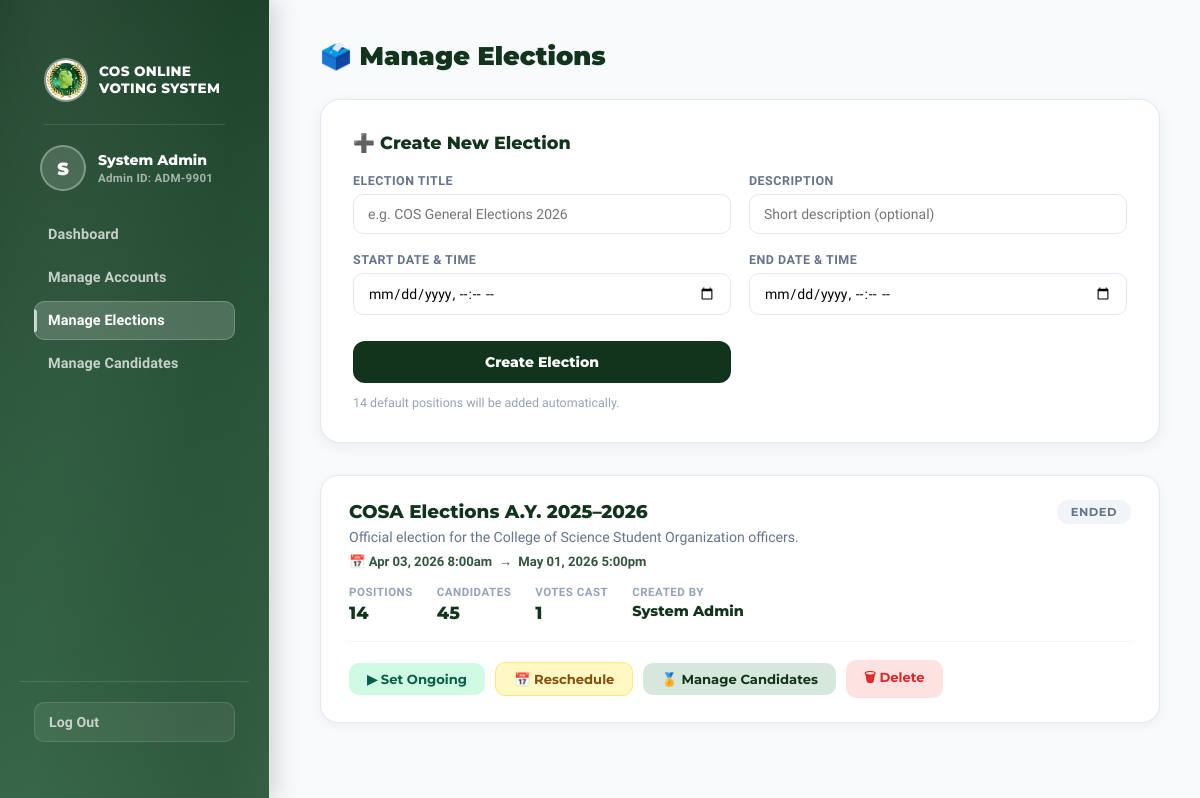
Screenshot of /admin/elections.php (signed in) with the database file from the repository.
### tables this page shows
CREATE TABLE `elections` (
  `id` int(11) NOT NULL,
  `title` varchar(200) NOT NULL,
  `description` text DEFAULT NULL,
  `start_date` datetime NOT NULL,
  `end_date` datetime NOT NULL,
  `status` enum('upcoming','ongoing','ended') NOT NULL DEFAULT 'upcoming',
  `created_by` int(11) DEFAULT NULL,
  `created_at` datetime NOT NULL DEFAULT current_timestamp()
);

CREATE TABLE `users` (
  `id` int(11) NOT NULL,
  `student_id` varchar(20) NOT NULL,
  `first_name` varchar(80) NOT NULL,
  `last_name` varchar(80) NOT NULL,
  `middle_initial` varchar(5) DEFAULT '',
  `email` varchar(120) NOT NULL,
  `password_hash` varchar(255) NOT NULL,
  `course` varchar(80) NOT NULL,
  `year_level` varchar(20) NOT NULL DEFAULT '1st Year',
  `birthday` date DEFAULT NULL,
  `section` varchar(10) DEFAULT '',
  `profile_pic` varchar(255) DEFAULT '',
  `role` enum('student','admin') NOT NULL DEFAULT 'student',
  `verified_by` int(11) DEFAULT NULL,
  `has_voted` tinyint(1) NOT NULL DEFAULT 0,
  `created_at` datetime NOT NULL DEFAULT current_timestamp(),
  `updated_at` datetime NOT NULL DEFAULT current_timestamp() ON UPDATE current_timestamp()
);

### includes/auth.php (called while the page is built, shortened)
<?php
function currentUser(): array {
    return [
        'id'         => $_SESSION['user_id']   ?? null,
        'name'       => $_SESSION['full_name'] ?? 'Guest',
        'first_name' => $_SESSION['first_name'] ?? 'Guest',
        'student_id' => $_SESSION['student_id'] ?? '',
        'role'       => $_SESSION['role']       ?? 'guest',
        'status'     => $_SESSION['status']     ?? '',
        'has_voted'  => $_SESSION['has_voted']  ?? 0,
    ];
}

### admin/elections.php (the view, shortened to what this page needs)
<?php
require_once __DIR__ . '/../includes/auth.php';
$db = getDB();
$db->exec("UPDATE elections SET status='ongoing' WHERE start_date <= NOW() AND end_date >= NOW() AND status='upcoming'");
$db->exec("UPDATE elections SET status='ended'   WHERE end_date   <  NOW() AND status='ongoing'");
$elections = $db->query(
    "SELECT e.*, u.first_name, u.last_name,
            (SELECT COUNT(*) FROM positions p WHERE p.election_id=e.id) AS pos_count,
            (SELECT COUNT(*) FROM candidates c WHERE c.election_id=e.id) AS cand_count,
            (SELECT COUNT(DISTINCT voter_id) FROM votes v WHERE v.election_id=e.id) AS vote_count
     FROM elections e
     LEFT JOIN users u ON u.id = e.created_by
     ORDER BY e.created_at DESC"
)->fetchAll();
$sidebarActive = 'elections';
?>
<!DOCTYPE html>
<html lang="en">
<head>
    <link rel="stylesheet" href="/assets/css/shared.css">
</head>
<body>
<div class="page-wrap">
    <?php require_once __DIR__ . '/../includes/admin_sidebar.php'; ?>
    <main class="main">
        <div class="page-header">
            <h2>🗳️ Manage Elections</h2>
        </div>
        <div class="create-card">
            <h3>➕ Create New Election</h3>
            <form method="POST" action="/admin/elections.php">
                <div class="form-grid">
                    <div class="form-group">
                        <label class="form-label">Election Title</label>
                        <input class="form-input" type="text" name="title" placeholder="e.g. COS General Elections 2026" required>
                    </div>
                    <div class="form-group">
                        <label class="form-label">Description</label>
                        <input class="form-input" type="text" name="description" placeholder="Short description (optional)">
                    </div>
                    <div class="form-group">
                        <label class="form-label">Start Date &amp; Time</label>
                        <input class="form-input" type="datetime-local" name="start_date" required>
                    </div>
                    <div class="form-group">
                        <label class="form-label">End Date &amp; Time</label>
                        <input class="form-input" type="datetime-local" name="end_date" required>
                    </div>
                    <div class="form-group">
                        <button type="submit" class="btn-create">Create Election</button>
                        <span style="font-size:0.78rem;color:#94a3b8;margin-top:6px">14 default positions will be added automatically.</span>
                    </div>
                </div>
            </form>
        </div>
        <?php if (empty($elections)): ?>
        <div class="empty-state">
            <div class="icon">📭</div>
            <p>No elections yet. Create one above to get started.</p>
        </div>
        <?php else: ?>
        <div class="elections-list">
        <?php foreach ($elections as $e): ?>
            <div class="election-card">
                <div class="election-top">
                    <div>
                        <div class="election-title"><?= htmlspecialchars($e['title']) ?></div>
                        <?php if ($e['description']): ?>
                            <div class="election-desc"><?= htmlspecialchars($e['description']) ?></div>
                        <?php endif; ?>
                        <div class="election-dates">
                            📅 <?= date('M d, Y g:ia', strtotime($e['start_date'])) ?>
                            &nbsp;→&nbsp;
                            <?= date('M d, Y g:ia', strtotime($e['end_date'])) ?>
                        </div>
                    </div>
                    <span class="pill pill-<?= $e['status'] ?>"><?= ucfirst($e['status']) ?></span>
                </div>
                <div class="election-meta">
                    <div class="meta-item">
                        <span class="meta-label">Positions</span>
                        <span class="meta-value"><?= $e['pos_count'] ?></span>
                    </div>
                    <div class="meta-item">
                        <span class="meta-label">Candidates</span>
                        <span class="meta-value"><?= $e['cand_count'] ?></span>
                    </div>
                    <div class="meta-item">
                        <span class="meta-label">Votes Cast</span>
                        <span class="meta-value"><?= $e['vote_count'] ?></span>
                    </div>
                    <div class="meta-item">
                        <span class="meta-label">Created By</span>
                        <span class="meta-value" style="font-size:0.9rem"><?= htmlspecialchars($e['first_name'] . ' ' . $e['last_name']) ?></span>
                    </div>
                </div>
                <div class="election-actions">
                    <form method="POST" style="display:contents">
                        <?php if ($e['status'] !== 'ongoing'): ?>
                            <button type="submit" name="status" value="ongoing" class="act-btn btn-ongoing">▶ Set Ongoing</button>
                        <?php endif; ?>
                    </form>
                    <button type="button" class="act-btn btn-reschedule"
                            onclick="toggleReschedule(<?= $e['id'] ?>)">
                        📅 Reschedule
                    </button>
                    <a href="/admin/candidates.php?election_id=<?= $e['id'] ?>" class="act-btn" style="background:#d5e8db;color:#12341d;text-decoration:none;padding:8px 18px;">🏅 Manage Candidates</a>
                    <form method="POST" style="display:inline" onsubmit="return confirm('Delete this election and ALL its data? This cannot be undone.')">
                        <button type="submit" class="act-btn btn-delete">🗑 Delete</button>
                    </form>
                </div>
            </div>
        <?php endforeach; ?>
        </div>
        <?php endif; ?>
    </main>
</div>
</body>
</html>

### includes/admin_sidebar.php (shortened to what this page needs)
<?php
require_once __DIR__ . '/../includes/auth.php';
$currentUser = currentUser();
?>
<aside class="sidebar">
    <a href="/admin/dashboard.php" class="sidebar-brand">
        <div class="sidebar-brand-icon">
            <img src="/assets/img/icons/logo.png"
                 alt="COS Logo"
                 onerror="this.parentElement.innerHTML='🗳️'">
        </div>
        <span class="sidebar-brand-text">COS Online<br>Voting System</span>
    </a>
    <div class="sidebar-divider"></div>
    <div class="sidebar-profile">
        <div class="sidebar-avatar">
            <?php
            $initials = strtoupper(mb_substr($currentUser['first_name'] ?? 'A', 0, 1));
            $photo    = $currentUser['profile_pic'] ?? null;
            if ($photo):
            ?>
                <img src="/<?= htmlspecialchars(ltrim($photo, '/')) ?>" alt="">
            <?php else: ?>
                <?= htmlspecialchars($initials) ?>
            <?php endif; ?>
        </div>
        <div>
            <div class="sidebar-user-name"><?= htmlspecialchars($currentUser['last_name'] ?? 'System Admin') ?></div>
            <div class="sidebar-user-role">Admin ID: <?= htmlspecialchars($currentUser['student_id'] ?? 'ADM-0000') ?></div>
        </div>
    </div>
    <nav class="sidebar-nav">
        <a href="/admin/dashboard.php"
           class="<?= ($sidebarActive ?? '') === 'dashboard' ? 'active' : '' ?>">
            Dashboard
        </a>
        <a href="/admin/accounts.php"
           class="<?= ($sidebarActive ?? '') === 'accounts' ? 'active' : '' ?>">
            Manage Accounts
        </a>
        <a href="/admin/elections.php"
           class="<?= ($sidebarActive ?? '') === 'elections' ? 'active' : '' ?>">
            Manage Elections
        </a>
        <a href="/admin/candidates.php"
           class="<?= ($sidebarActive ?? '') === 'candidates' ? 'active' : '' ?>">
            Manage Candidates
        </a>
    </nav>
    <div class="sidebar-footer">
        <form method="POST" action="/logout.php">
                <button type="submit"  class = "sidebar-logout-btn">Log Out</button>
            </form>
    </div>
</aside>

### assets/css/shared.css (style rules this page uses)
:root { --deep-green: #12341d; --mid-green: #33553e; --soft-green: #6d9078; --pale-green: #a4c1ad; --tint-green: #d5e8db; --white-glass: rgba(255,255,255,0.3); }
*, *::before, *::after { box-sizing: border-box; margin: 0; padding: 0; }
body { font-family: 'Geist', sans-serif; }
.sidebar { position: fixed; top: 0; left: 0; width: 280px; height: 100vh; background: #fff; border-right: 1px solid #e2e8f0; display: flex; flex-direction: column; padding: 30px 20px; box-shadow: 4px 0 15px rgba(0,0,0,0.03); z-index: 900; overflow-y: auto; }

### admin/elections.php (style rules this page uses)
body { background:#f8fafc; padding-top:0px; }
.page-wrap { display:flex; }
.main { flex:1; margin-left:280px; padding:40px; }
.page-header { display:flex; justify-content:space-between; align-items:center; margin-bottom:28px; flex-wrap:wrap; gap:16px; }
.page-header h2 { font-family:'Montserrat',sans-serif; color:#12341d; font-size:1.6rem; font-weight:900; margin:0; }
.create-card { background:#fff; border-radius:20px; padding:32px; border:1px solid #e2e8f0; margin-bottom:32px; box-shadow:0 4px 16px rgba(0,0,0,0.06); }
.create-card h3 { font-family:'Montserrat',sans-serif; color:#12341d; font-size:1.1rem; font-weight:800; margin-bottom:20px; }
.form-grid { display:grid; grid-template-columns:1fr 1fr; gap:18px; }
.form-group { display:flex; flex-direction:column; gap:6px; }
.form-label { font-size:0.78rem; font-weight:700; color:#64748b; text-transform:uppercase; letter-spacing:0.5px; }
.form-input { padding:11px 14px; border:1px solid #e2e8f0; border-radius:10px; font-size:14px; font-family:'Geist',sans-serif; outline:none; transition:border 0.2s; }
.btn-create { padding:12px 28px; background:#12341d; color:#fff; border:none; border-radius:12px; font-family:'Montserrat',sans-serif; font-weight:800; font-size:14px; cursor:pointer; transition:all 0.2s; margin-top:8px; }
.elections-list { display:flex; flex-direction:column; gap:18px; }
.election-card { background:#fff; border-radius:18px; padding:24px 28px; border:1px solid #e2e8f0; box-shadow:0 3px 12px rgba(0,0,0,0.05); transition:all 0.25s; }
.election-top { display:flex; align-items:flex-start; justify-content:space-between; gap:16px; flex-wrap:wrap; }
.election-title { font-family:'Montserrat',sans-serif; font-size:1.15rem; font-weight:800; color:#12341d; }
.election-desc { color:#64748b; font-size:0.88rem; margin-top:4px; line-height:1.5; }
.election-dates { color:#33553e; font-size:0.82rem; margin-top:6px; font-weight:600; }
.pill { display:inline-block; padding:5px 14px; border-radius:100px; font-family:'Montserrat',sans-serif; font-weight:700; font-size:0.72rem; letter-spacing:0.5px; text-transform:uppercase; flex-shrink:0; }
.pill-ended { background:#f1f5f9; color:#64748b; }
.election-meta { display:flex; gap:24px; margin-top:16px; flex-wrap:wrap; }
.meta-item { display:flex; flex-direction:column; }
.meta-label { font-size:0.72rem; color:#94a3b8; font-weight:700; text-transform:uppercase; letter-spacing:0.5px; }
.meta-value { font-family:'Montserrat',sans-serif; font-size:1.1rem; font-weight:800; color:#12341d; margin-top:3px; }
.election-actions { display:flex; gap:10px; flex-wrap:wrap; margin-top:18px; padding-top:18px; border-top:1px solid #f1f5f9; align-items:center; }
.act-btn { padding:8px 18px; border-radius:10px; font-size:0.82rem; font-weight:700; font-family:'Montserrat',sans-serif; cursor:pointer; transition:all 0.2s; border:none; }
.btn-ongoing { background:#d1fae5; color:#065f46; }
.btn-reschedule { background:#fef9c3; color:#854d0e; border:1px solid #fde68a; }
.btn-delete { background:#fee2e2; color:#dc2626; }

### rows the page displays
elections: created_by.first_name "S", title "COSA Elections A.Y. 2025–2026", description "Official election for the College of Science Student Organization officers.", start_date "Apr 03, 2026 8:00am", end_date "May 01, 2026 5:00pm", status "ENDED", pos_count "14", cand_count "45", vote_count "1", created_by.last_name "System Admin", shows "▶ Set Ongoing"

### other values shown
$currentUser['last_name'] "System Admin"
$currentUser['student_id'] "ADM-9901"
